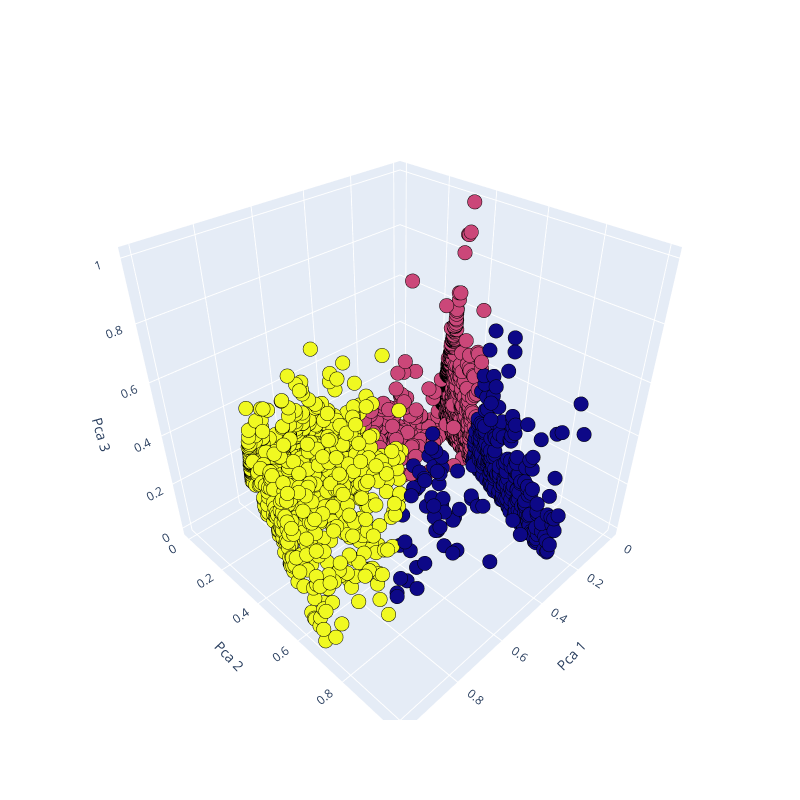

Source (notebook cell):
### Code cell
# 3d scatterplot using plotly
Scene = dict(xaxis = dict(title  = 'Pca 1'),yaxis = dict(title  = 'Pca 2'),zaxis = dict(title  = 'Pca 3'))

# model.labels_ is nothing but the predicted clusters i.e y_clusters
labels = model.labels_
trace = go.Scatter3d(x=results_3d[:, 0], y=results_3d[:, 1], z=results_3d[:, 2], mode='markers',marker=dict(color = labels, size= 5, line=dict(color= 'black',width =1)))
layout = go.Layout(margin=dict(l=0,r=0),scene = Scene,height = 800,width = 800)
data = [trace]
fig = go.Figure(data = data, layout = layout)
fig.show()

### Figure 1 — Plotly figure (JSON) as saved in the notebook; plotly's stock layout.template omitted (floating-point values rounded to 4 significant figures; data arrays with more than 128 entries replaced by an {"elided": "..."} marker saying what was removed)
{"data": [{"marker": {"color": {"elided": "3307 int values"}, "line": {"color": "black", "width": 1}, "size": 5}, "mode": "markers", "type": "scatter3d", "x": {"elided": "3307 float values"}, "y": {"elided": "3307 float values"}, "z": {"elided": "3307 float values"}}], "layout": {"height": 800, "margin": {"l": 0, "r": 0}, "scene": {"xaxis": {"title": {"text": "Pca 1"}}, "yaxis": {"title": {"text": "Pca 2"}}, "zaxis": {"title": {"text": "Pca 3"}}}, "width": 800}}
